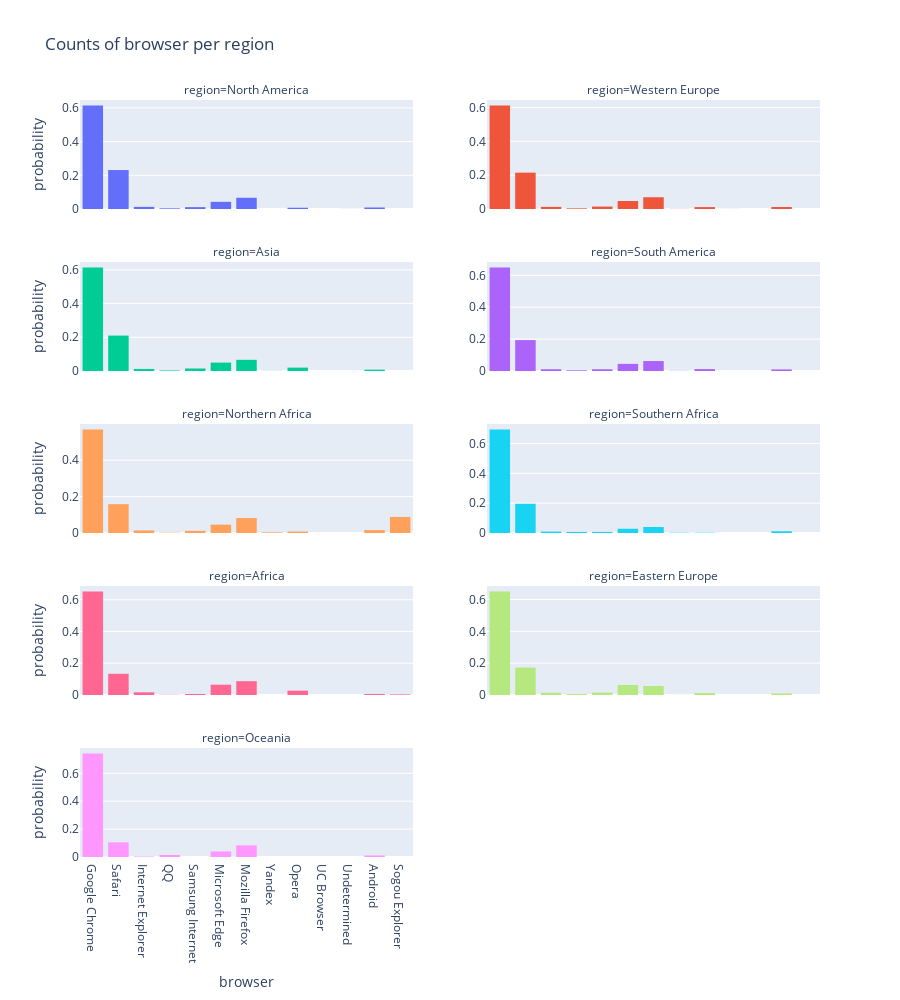

This figure's notebook cell:
### Code cell
import plotly.express as px

fig = px.histogram(df, "browser", 
                   facet_col="region", 
                   color="region",
                   title="Counts of browser per region",
                   labels={"browser": "browser"},
                   height=1000, 
                   facet_col_wrap=2, 
                   facet_col_spacing=0.1,
                   histnorm='probability'
                   )
fig.update_layout(showlegend=False, xaxis={'categoryorder':'total descending'})
fig.update_yaxes(matches=None, showticklabels=True)
# fig.update_xaxes(showticklabels=True)
fig.show()

### Figure 1 — Plotly figure (JSON) as saved in the notebook; plotly's stock layout.template omitted (floating-point values rounded to 4 significant figures; data arrays with more than 128 entries replaced by an {"elided": "..."} marker saying what was removed)
{"data": [{"alignmentgroup": "True", "bingroup": "x", "histnorm": "probability", "hovertemplate": "region=North America<br>browser=%{x}<br>probability=%{y}<extra></extra>", "legendgroup": "North America", "marker": {"color": "#636efa", "pattern": {"shape": ""}}, "name": "North America", "offsetgroup": "North America", "orientation": "v", "showlegend": true, "type": "histogram", "x": {"elided": "4869 str values"}, "xaxis": "x9", "yaxis": "y9"}, {"alignmentgroup": "True", "bingroup": "x", "histnorm": "probability", "hovertemplate": "region=Western Europe<br>browser=%{x}<br>probability=%{y}<extra></extra>", "legendgroup": "Western Europe", "marker": {"color": "#EF553B", "pattern": {"shape": ""}}, "name": "Western Europe", "offsetgroup": "Western Europe", "orientation": "v", "showlegend": true, "type": "histogram", "x": {"elided": "2283 str values"}, "xaxis": "x10", "yaxis": "y10"}, {"alignmentgroup": "True", "bingroup": "x", "histnorm": "probability", "hovertemplate": "region=Asia<br>browser=%{x}<br>probability=%{y}<extra></extra>", "legendgroup": "Asia", "marker": {"color": "#00cc96", "pattern": {"shape": ""}}, "name": "Asia", "offsetgroup": "Asia", "orientation": "v", "showlegend": true, "type": "histogram", "x": {"elided": "1143 str values"}, "xaxis": "x7", "yaxis": "y7"}, {"alignmentgroup": "True", "bingroup": "x", "histnorm": "probability", "hovertemplate": "region=South America<br>browser=%{x}<br>probability=%{y}<extra></extra>", "legendgroup": "South America", "marker": {"color": "#ab63fa", "pattern": {"shape": ""}}, "name": "South America", "offsetgroup": "South America", "orientation": "v", "showlegend": true, "type": "histogram", "x": {"elided": "913 str values"}, "xaxis": "x8", "yaxis": "y8"}, {"alignmentgroup": "True", "bingroup": "x", "histnorm": "probability", "hovertemplate": "region=Northern Africa<br>browser=%{x}<br>probability=%{y}<extra></extra>", "legendgroup": "Northern Africa", "marker": {"color": "#FFA15A", "pattern": {"shape": ""}}, "name": "Northern Africa", "offsetgroup": "Northern Africa", "orientation": "v", "showlegend": true, "type": "histogram", "x": {"elided": "499 str values"}, "xaxis": "x5", "yaxis": "y5"}, {"alignmentgroup": "True", "bingroup": "x", "histnorm": "probability", "hovertemplate": "region=Southern Africa<br>browser=%{x}<br>probability=%{y}<extra></extra>", "legendgroup": "Southern Africa", "marker": {"color": "#19d3f3", "pattern": {"shape": ""}}, "name": "Southern Africa", "offsetgroup": "Southern Africa", "orientation": "v", "showlegend": true, "type": "histogram", "x": {"elided": "423 str values"}, "xaxis": "x6", "yaxis": "y6"}, {"alignmentgroup": "True", "bingroup": "x", "histnorm": "probability", "hovertemplate": "region=Africa<br>browser=%{x}<br>probability=%{y}<extra></extra>", "legendgroup": "Africa", "marker": {"color": "#FF6692", "pattern": {"shape": ""}}, "name": "Africa", "offsetgroup": "Africa", "orientation": "v", "showlegend": true, "type": "histogram", "x": {"elided": "770 str values"}, "xaxis": "x3", "yaxis": "y3"}, {"alignmentgroup": "True", "bingroup": "x", "histnorm": "probability", "hovertemplate": "region=Eastern Europe<br>browser=%{x}<br>probability=%{y}<extra></extra>", "legendgroup": "Eastern Europe", "marker": {"color": "#B6E880", "pattern": {"shape": ""}}, "name": "Eastern Europe", "offsetgroup": "Eastern Europe", "orientation": "v", "showlegend": true, "type": "histogram", "x": {"elided": "1154 str values"}, "xaxis": "x4", "yaxis": "y4"}, {"alignmentgroup": "True", "bingroup": "x", "histnorm": "probability", "hovertemplate": "region=Oceania<br>browser=%{x}<br>probability=%{y}<extra></extra>", "legendgroup": "Oceania", "marker": {"color": "#FF97FF", "pattern": {"shape": ""}}, "name": "Oceania", "offsetgroup": "Oceania", "orientation": "v", "showlegend": true, "type": "histogram", "x": {"elided": "276 str values"}, "xaxis": "x", "yaxis": "y"}], "layout": {"annotations": [{"font": {}, "showarrow": false, "text": "region=Oceania", "x": 0.225, "xanchor": "center", "xref": "paper", "y": 0.144, "yanchor": "bottom", "yref": "paper"}, {"font": {}, "showarrow": false, "text": "region=Africa", "x": 0.225, "xanchor": "center", "xref": "paper", "y": 0.358, "yanchor": "bottom", "yref": "paper"}, {"font": {}, "showarrow": false, "text": "region=Eastern Europe", "x": 0.775, "xanchor": "center", "xref": "paper", "y": 0.358, "yanchor": "bottom", "yref": "paper"}, {"font": {}, "showarrow": false, "text": "region=Northern Africa", "x": 0.225, "xanchor": "center", "xref": "paper", "y": 0.572, "yanchor": "bottom", "yref": "paper"}, {"font": {}, "showarrow": false, "text": "region=Southern Africa", "x": 0.775, "xanchor": "center", "xref": "paper", "y": 0.572, "yanchor": "bottom", "yref": "paper"}, {"font": {}, "showarrow": false, "text": "region=Asia", "x": 0.225, "xanchor": "center", "xref": "paper", "y": 0.786, "yanchor": "bottom", "yref": "paper"}, {"font": {}, "showarrow": false, "text": "region=South America", "x": 0.775, "xanchor": "center", "xref": "paper", "y": 0.786, "yanchor": "bottom", "yref": "paper"}, {"font": {}, "showarrow": false, "text": "region=North America", "x": 0.225, "xanchor": "center", "xref": "paper", "y": 1, "yanchor": "bottom", "yref": "paper"}, {"font": {}, "showarrow": false, "text": "region=Western Europe", "x": 0.775, "xanchor": "center", "xref": "paper", "y": 1, "yanchor": "bottom", "yref": "paper"}], "barmode": "relative", "height": 1000, "legend": {"title": {"text": "region"}, "tracegroupgap": 0}, "showlegend": false, "title": {"text": "Counts of browser per region"}, "xaxis": {"anchor": "y", "categoryorder": "total descending", "domain": [0, 0.45], "title": {"text": "browser"}}, "xaxis10": {"anchor": "y10", "domain": [0.55, 1], "matches": "x", "showticklabels": false}, "xaxis2": {"anchor": "y2", "domain": [0.55, 1], "matches": "x", "title": {"text": "browser"}}, "xaxis3": {"anchor": "y3", "domain": [0, 0.45], "matches": "x", "showticklabels": false}, "xaxis4": {"anchor": "y4", "domain": [0.55, 1], "matches": "x", "showticklabels": false}, "xaxis5": {"anchor": "y5", "domain": [0, 0.45], "matches": "x", "showticklabels": false}, "xaxis6": {"anchor": "y6", "domain": [0.55, 1], "matches": "x", "showticklabels": false}, "xaxis7": {"anchor": "y7", "domain": [0, 0.45], "matches": "x", "showticklabels": false}, "xaxis8": {"anchor": "y8", "domain": [0.55, 1], "matches": "x", "showticklabels": false}, "xaxis9": {"anchor": "y9", "domain": [0, 0.45], "matches": "x", "showticklabels": false}, "yaxis": {"anchor": "x", "domain": [0, 0.144], "showticklabels": true, "title": {"text": "probability"}}, "yaxis10": {"anchor": "x10", "domain": [0.856, 1], "showticklabels": true}, "yaxis2": {"anchor": "x2", "domain": [0, 0.144], "showticklabels": true}, "yaxis3": {"anchor": "x3", "domain": [0.214, 0.358], "showticklabels": true, "title": {"text": "probability"}}, "yaxis4": {"anchor": "x4", "domain": [0.214, 0.358], "showticklabels": true}, "yaxis5": {"anchor": "x5", "domain": [0.428, 0.572], "showticklabels": true, "title": {"text": "probability"}}, "yaxis6": {"anchor": "x6", "domain": [0.428, 0.572], "showticklabels": true}, "yaxis7": {"anchor": "x7", "domain": [0.642, 0.786], "showticklabels": true, "title": {"text": "probability"}}, "yaxis8": {"anchor": "x8", "domain": [0.642, 0.786], "showticklabels": true}, "yaxis9": {"anchor": "x9", "domain": [0.856, 1], "showticklabels": true, "title": {"text": "probability"}}}}
